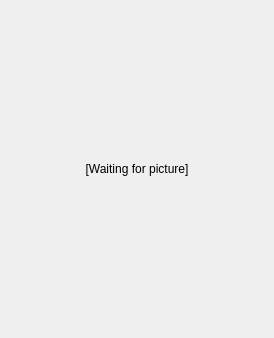
<?xml version="1.0" encoding="UTF-8"?>
<ui version="4.0">
 <class>CameraOutput</class>
 <widget class="QWidget" name="CameraOutput">
  <property name="geometry">
   <rect>
    <x>0</x>
    <y>0</y>
    <width>274</width>
    <height>338</height>
   </rect>
  </property>
  <property name="windowTitle">
   <string>Camera live output</string>
  </property>
  <layout class="QHBoxLayout" name="horizontalLayout">
   <property name="margin">
    <number>0</number>
   </property>
   <item>
    <widget class="QLabel" name="lbPicture">
     <property name="minimumSize">
      <size>
       <width>240</width>
       <height>320</height>
      </size>
     </property>
     <property name="maximumSize">
      <size>
       <width>240</width>
       <height>320</height>
      </size>
     </property>
     <property name="text">
      <string>[Waiting for picture]</string>
     </property>
     <property name="alignment">
      <set>Qt::AlignCenter</set>
     </property>
    </widget>
   </item>
  </layout>
 </widget>
 <resources/>
 <connections/>
</ui>
